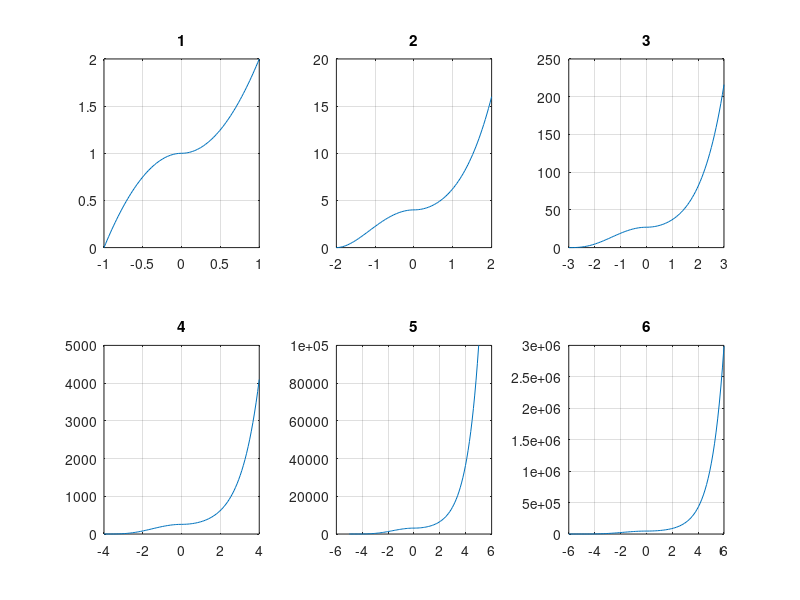

Write MATLAB code to recreate this figure.
%% Ex 2 Scheda 3
clc
clear
close all

for m = 1:6
	testvec1 = linspace(-m, 0, 50);
	testvec2 = linspace(0, m, 50);
	fpart1 = (m - testvec1.^2 / m).^m;
	fpart2 = (testvec2.^2 / m + m).^m;
    % Grafico con scala logaritmica sull'asse delle Y
	%semilogy([testvec1 testvec2], [fpart1 fpart2])
	% Grafico in finestre separate
	subplot(2, 3, m);
	plot([testvec1 testvec2], [fpart1 fpart2])
    title(m)
	grid on
    hold on
end